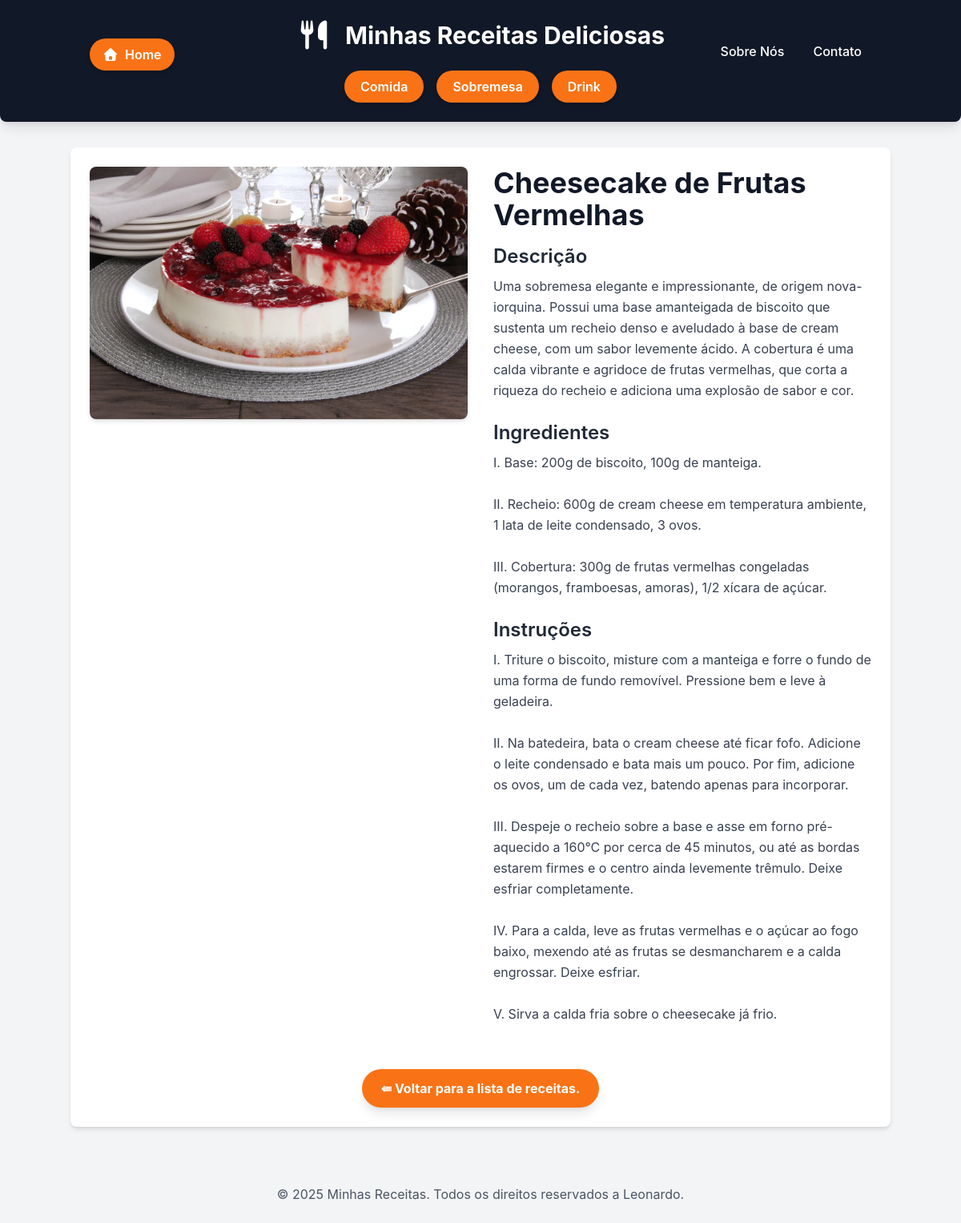
Screenshot of /receitas/receitas/32/ with the database file from the repository.
### receitas/models.py (models this page shows, shortened)
class Receita(models.Model):
    CATEGORY_CHOICES = [
        ('comida', 'Comida'),
        ('sobremesa', 'Sobremesa'),
        ('drink', 'Drink'),
    ]
    title = models.CharField(max_length=200, verbose_name='Título')
    description = models.TextField(verbose_name='Descrição')
    ingredients = models.TextField(verbose_name='Ingredientes')
    instructions = models.TextField(verbose_name='Instruções')
    categoria = models.CharField( # <-- ALTERADO
        max_length=50,
        choices=CATEGORY_CHOICES,
        default='comida',
        verbose_name='Categoria'
    )
    image = models.ImageField(upload_to='receitas/img', blank=True, null=True, verbose_name='Imagem')
    created_at = models.DateTimeField(auto_now_add=True)
    updated_at = models.DateTimeField(auto_now=True)
    class Meta:
        verbose_name = 'Receita'
        verbose_name_plural = 'Receitas'
        ordering = ['-created_at']

### receitas/views.py (the view)
# urls.py: path('receitas/<int:id>/', views.receita_detail, name='receita_detail'),
def receita_detail(request, id):
    receita = get_object_or_404(Receita, pk=id)
    return render(request, 'receitas/receita_detail.html', {'receita': receita})

### receitas/templates/receitas/receita_detail.html (shortened to what this page needs)
{% extends "receitas/base.html" %}
{% block content %}
<div class="flex flex-col md:flex-row gap-8">
    {% if receita.image %}
    <div class="md:w-1/2">
        <img src="{{ receita.image.url }}" alt="[Imagem da {{ receita.title }}]"
            class="w-full h-auto object-cover rounded-lg shadow-md">
    </div>
    {% endif %}
    <div class="md:w-1/2">
        <h2 class="text-4xl font-bold text-gray-900 mb-4">{{ receita.title }}</h2>
        <h3 class="text-2xl font-semibold text-gray-800 mb-2">Descrição</h3>
        <p class="text-gray-700 mb-6 leading-relaxed">{{ receita.description }}</p>
        <h3 class="text-2xl font-semibold text-gray-800 mb-2">Ingredientes</h3>
        <p class="text-gray-700 mb-6 leading-relaxed whitespace-pre-wrap">{{ receita.ingredients }}</p>
        <h3 class="text-2xl font-semibold text-gray-800 mb-2">Instruções</h3>
        <p class="text-gray-700 mb-6 leading-relaxed whitespace-pre-wrap">{{ receita.instructions }}</p>
    </div>
</div>
<div class="mt-8 text-center">
    <a href="{% url 'home' %}"
        class="inline-block bg-orange-500 hover:bg-orange-600 text-white font-bold py-3 px-6 rounded-full transition duration-300 ease-in-out shadow-lg">&lAarr;
        Voltar para a lista de receitas.</a>
</div>
{% endblock %}

### receitas/templates/receitas/base.html (style rules this page uses)
body { font-family: 'Inter', sans-serif; }

### rows the page displays
Receita: image (picture), title "Cheesecake de Frutas Vermelhas", description "Uma sobremesa elegante e impressionante, de origem nova-iorquina. Possui uma base amanteigada de biscoito que sustenta um recheio denso e aveludado à base de cream cheese, com um sabor levemente ácido. A cobertura é uma calda vibrante e agridoce de frutas vermelhas, que corta a riqueza do recheio e adiciona uma explosão de sabor e cor.", ingredients "I. Base: 200g de biscoito, 100g de manteiga. II. Recheio: 600g de cream cheese em temperatura ambiente, 1 lata de leite condensado, 3 ovos. III. Cobertura: 300g de frutas vermelhas congeladas (morangos, framboesas, amoras), 1/2 xícara de açúcar.", instructions "I. Triture o biscoito, misture com a manteiga e forre o fundo de uma forma de fundo removível. Pressione bem e leve à geladeira. II. Na batedeira, bata o cream cheese até ficar fofo. Adicione o leite condensado e bata mais um pouco. Por fim, adicione os ovos, um de cada vez, batendo apenas para incorporar. III. Despeje o recheio sobre a base e asse em forno pré-aquecido a 160°C por cerca de 45 minutos, ou até as bordas estarem firmes e o centro ainda levemente trêmulo. Deixe esfriar completamente. IV. Para a calda, leve as frutas vermelhas e o açúcar ao fogo baixo, mexendo até as frutas se desmancharem e a calda engrossar. Deixe esfriar. V. Sirva a calda fria sobre o cheesecake já frio."
